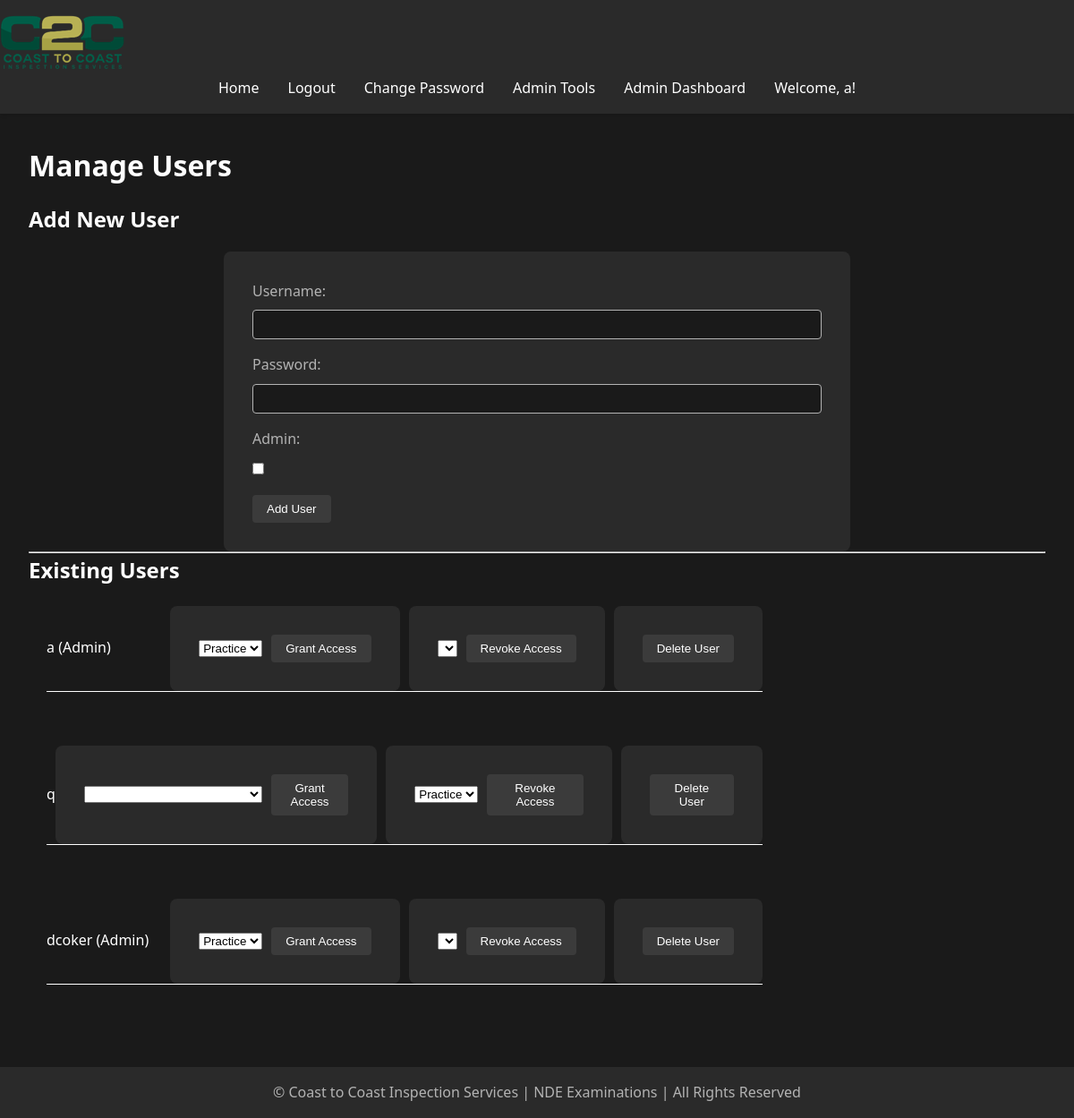
Page /admin/manage_users (signed in) on the earlier database version.
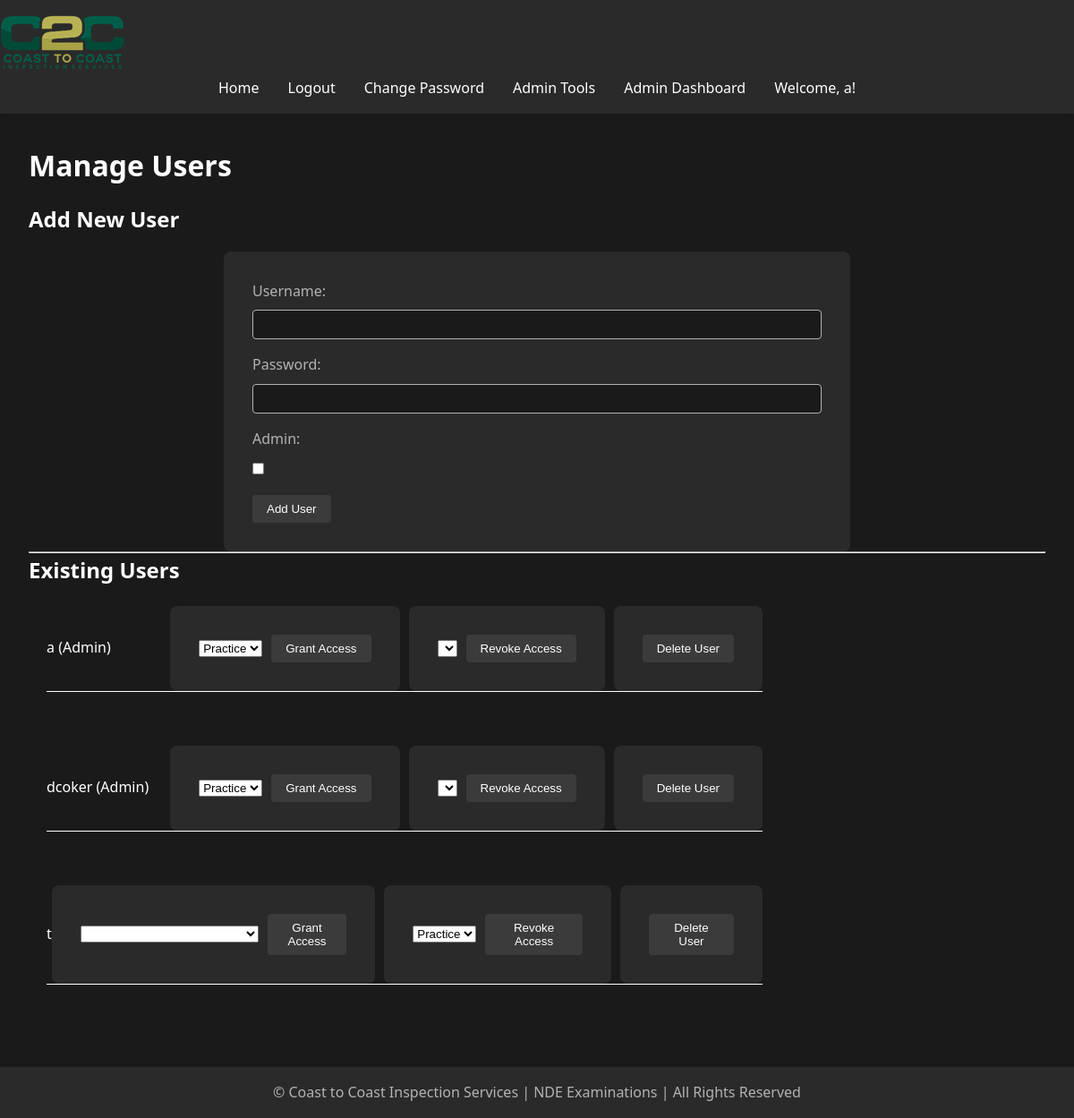
Same page on the later database version.
### models.py (models this page shows)
class User(UserMixin, db.Model):
    id = db.Column(db.Integer, primary_key=True)
    username = db.Column(db.String(80), unique=True, nullable=False)
    password = db.Column(db.String(120), nullable=False)
    is_admin = db.Column(db.Boolean, default=False)
    exam_results = db.relationship('ExamResult', back_populates='user', lazy=True, cascade="all, delete-orphan")
    accesses = db.relationship('ExamAccess', back_populates='user', lazy=True, cascade="all, delete-orphan")
    access_requests = db.relationship('ExamAccessRequest', back_populates='user', lazy=True, cascade="all, delete-orphan")

### app.py (the view, shortened to what this page needs)
@app.route('/admin/manage_users', methods=['GET', 'POST'])
@login_required
def manage_users():
    if not current_user.is_admin:
        flash('You do not have permission to access this page.', 'error')
        return redirect(url_for('home'))
    users = User.query.all()  # Get all users
    exams = Exam.query.all()  # Get all Exams
    return render_template('manage_users.html', users=users, exams=exams)

### app.py (called while the page is built)
@app.before_request
def reset_session_on_navigation():
    exam_endpoints = ['take_exam', 'submit_exam']
    current_endpoint = request.endpoint
    if current_endpoint is None:
        return

@app.context_processor
def utility_processor():
    def format_pacific_time(utc_dt):
        pacific_time = utc_to_pacific(utc_dt)
        return pacific_time.strftime('%Y-%m-%d %I:%M:%S %p %Z')
    return dict(format_pacific_time=format_pacific_time)

@login_manager.user_loader
def load_user(user_id):
    return User.query.get(int(user_id))

@app.before_request
def manage_exam_session():
    if 'start_new_exam' in request.args:
        session.pop('answers', None)
        session.pop('current_index', None)
        session.pop('start_time', None)
    elif 'exam_submitted' in session and request.endpoint != 'exam_results':
        session.pop('answers', None)
        session.pop('current_index', None)
        session.pop('start_time', None)
        session.pop('exam_submitted', None)

### templates/manage_users.html
{% extends "base.html" %}
{% block content %}
    <h1>Manage Users</h1>
    <h2>Add New User</h2>
    <form action="{{ url_for('manage_users') }}" method="POST">
        <div class="form-group">
            <label for="username">Username:</label>
            <input type="text" name="username" id="username" class="form-control" required>
        </div>
        <div class="form-group">
            <label for="password">Password:</label>
            <input type="password" name="password" id="password" class="form-control" required>
        </div>
        <div class="form-group">
            <label for="is_admin">Admin:</label>
            <input type="checkbox" name="is_admin" id="is_admin">
        </div>
        <button type="submit" class="btn btn-primary">Add User</button>
    </form>
    <hr>
    <h2>Existing Users</h2>
    {% if users %}
        <ul style="list-style-type: none; padding: 0; margin: 20px;">
            {% for user in users %}
                <li style="margin-bottom: 60px; display: flex; align-items: center; border-bottom: white solid 1px; max-width: 800px; justify-content: space-evenly;">
                    <span style="flex-grow: 1;">{{ user.username }} {% if user.is_admin %}(Admin){% endif %}</span>
                    <form action="{{ url_for('grant_exam_access', user_id=user.id) }}" method="POST" style="display: flex; align-items: center; margin-right: 10px; justify-content: space-evenly;">
                        <select name="exam_id" class="form-control">
                            {% for exam in exams %}
                                {% set has_access = exam.id in user.accesses|map(attribute='exam_id')|list %}
                                <option value="{{ exam.id }}" {% if has_access %}disabled{% endif %}>
                                    {{ exam.title }} {% if has_access %}(Already has access){% endif %}
                                </option>
                            {% endfor %}
                        </select>
                        <button type="submit" class="btn btn-primary" style="margin-left: 10px;">Grant Access</button>
                    </form>
                    <form action="{{ url_for('revoke_exam_access', user_id=user.id) }}" method="POST" style="display: flex; align-items: center;">
                        <select name="exam_id" class="form-control" style="margin-right: 10px;">
                            {% for access in user.accesses %}
                                <option value="{{ access.exam.id }}">{{ access.exam.title }}</option>
                            {% endfor %}
                        </select>
                        <button type="submit" class="btn btn-danger">Revoke Access</button>
                    </form>
                    <form action="{{ url_for('delete_user', user_id=user.id) }}" method="POST" style="display:inline; margin-left: 10px;">
                        <button type="submit" class="btn btn-danger" onclick="return confirm('Are you sure you want to delete this user?');">Delete User</button>
                    </form>
                </li>
            {% endfor %}
        </ul>
    {% else %}
        <p>No users available.</p>
    {% endif %}
{% endblock %}

### templates/base.html (shortened to what this page needs)
<!DOCTYPE html>
<html lang="en">
<head>
    <link rel="stylesheet" href="{{ url_for('static', filename='css/style.css') }}">
</head>
<body>
    <header>
        <nav class="navbar">
            <a class="navbar-brand" href="{{ url_for('home') }}">
                <img src="{{ url_for('static', filename='images/logo.png') }}" alt="Logo" class="logo">
            </a>
            <ul class="navbar-nav">
                <li><a href="{{ url_for('home') }}">Home</a></li>
                {% if current_user.is_authenticated %}
                    <li><a href="{{ url_for('logout') }}">Logout</a></li>
                    <li><a href="{{ url_for('change_password') }}">Change Password</a></li>
                    {% if current_user.is_admin %}
                        <li><a href="{{ url_for('admin.index') }}">Admin Tools</a></li>
                        <li><a href="{{ url_for('admin_dashboard') }}">Admin Dashboard</a></li>
                    {% endif %}
                    <li class="user-welcome">
                        <span>Welcome, {{ current_user.username }}!</span>
                    </li>
                {% else %}
                    <li><a href="{{ url_for('login') }}">Login</a></li>
                    <li><a href="{{ url_for('register') }}">Register</a></li>
                {% endif %}
            </ul>
        </nav>
    </header>
    <main>
        {% block content %}{% endblock %}
    </main>
    <footer>
        <p>&copy; Coast to Coast Inspection Services | NDE Examinations | All Rights Reserved</p>
    </footer>
</body>
</html>

Differences in the rows shown:
removed User: username "q"
added User: username "t"
